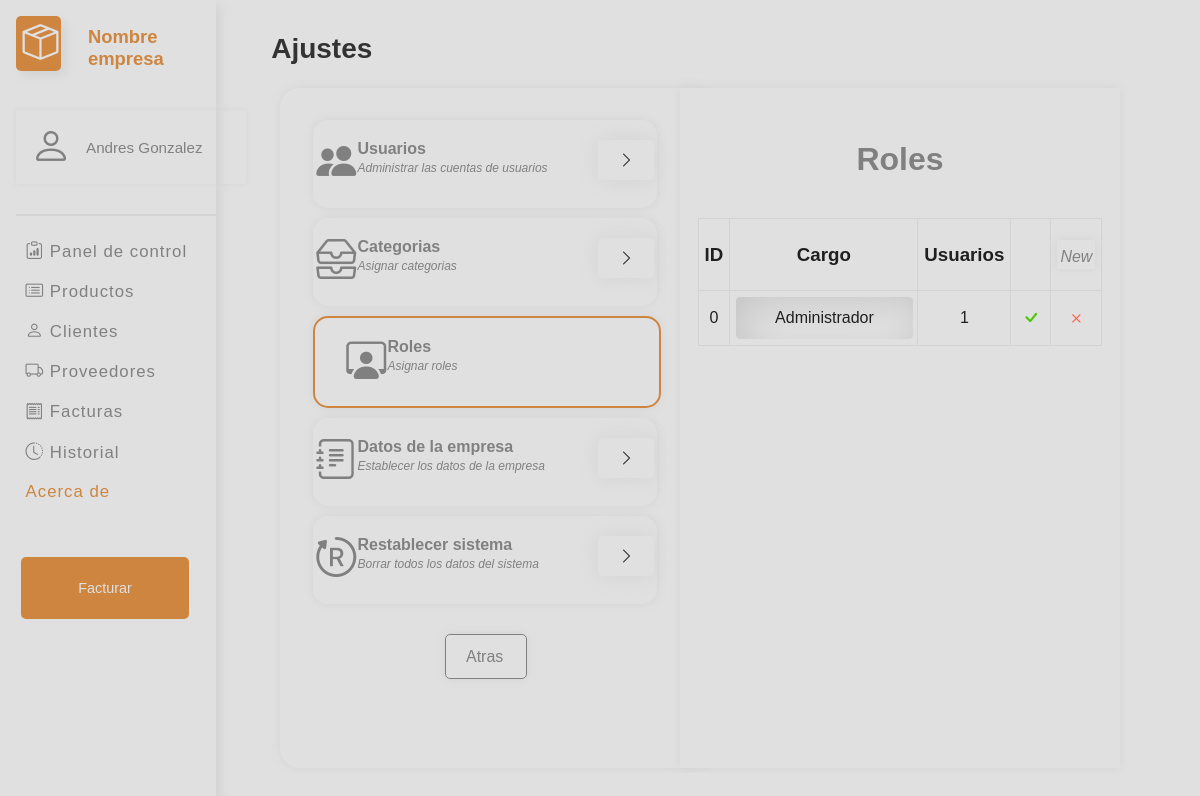
Screenshot of /vista/ajustes/ajustes.php?p=2&a=2 (signed in) with the database file from the repository.
### tables this page shows
CREATE TABLE `ajustes` (
  `ID` int(255) NOT NULL,
  `Ganancia` int(255) NOT NULL,
  `Porcentaje` tinyint(1) NOT NULL,
  `Stock` int(255) NOT NULL,
  `Nombre_Empresa` varchar(255) NOT NULL,
  `NIT` varchar(15) NOT NULL,
  `Ciudad` varchar(255) NOT NULL,
  `Direccion` varchar(255) NOT NULL,
  `Correo_Empresa` varchar(255) NOT NULL,
  `Pass_Empresa` varchar(255) NOT NULL
);

CREATE TABLE `usuarios` (
  `ID` int(255) NOT NULL,
  `Cedula` int(11) NOT NULL,
  `Usuario` varchar(255) NOT NULL,
  `Nombre` varchar(255) NOT NULL,
  `Email` varchar(255) NOT NULL,
  `Pass` varchar(255) NOT NULL,
  `ID_Rol` int(255) NOT NULL,
  `ID_Permisos` int(255) NOT NULL
);

CREATE TABLE `rol` (
  `ID` int(255) NOT NULL,
  `Cargo` varchar(255) NOT NULL
);

### modelo/sql.php (called while the page is built, shortened)
<?php
class usuario
{
    public static function mostrarDatos($user, $id)
    {
        $conectar = new Conectar();
        $conexion = $conectar->conexion();
        if ($user == null) {
            $query = mysqli_query($conexion, "SELECT * from usuarios");
        } else {
            if ($user == "Rol") {
                $query = mysqli_query($conexion, "SELECT * from usuarios WhERE ID_Rol = $id");
            } else {
                if (is_numeric($user)) {
                    $query = mysqli_query($conexion, "SELECT * from usuarios WHERE ID = '$user'");
                } else {
                    $query = mysqli_query($conexion, "SELECT * from usuarios WHERE Usuario = '$user'");
                }
            }
        }
        if ($query) {
            if (mysqli_num_rows($query) != 0) {
                while ($mostrar = mysqli_fetch_array($query)) {
                    $data[] = array(
                        "Permisos" => $mostrar['ID_Permisos'],
                        "Usuario" => $mostrar['Usuario'],
                        "Nombre" => $mostrar['Nombre'],
                        "Cedula" => $mostrar['Cedula'],
                        "Email" => $mostrar['Email'],
                        "Rol" => $mostrar['ID_Rol'],
                        "ID" => $mostrar['ID'],
                    );
                }
                return $data;
            } else {
                return false;
            }
        } else {
            return false;
        }
    }
}
class Roles
{
    public static function mostrarDatos($id)
    {
        $conectar = new Conectar();
        $conexion = $conectar->conexion();
        if ($id == null) {
            $query = mysqli_query($conexion, "SELECT * from rol");
        } else {
            if (is_numeric($id)) {
                $query = mysqli_query($conexion, "SELECT * from rol WhERE ID = '$id'");
            } else {
                $query = mysqli_query($conexion, "SELECT * from rol WhERE Cargo = '$id'");
            }
        }
        if ($query) {
            if (mysqli_num_rows($query) != 0) {
                while ($mostrar = mysqli_fetch_array($query)) {
                    $data[] = array(
                        "ID" => $mostrar['ID'],
                        "Nombre" => $mostrar['Cargo']
                    );
                }
                return $data;
            } else {
                return false;
            }
        } else {
            return false;
        }
    }
}
class ajustes
{
    public static function mostrarDatosAjustes()
    {
        $conectar = new Conectar();
        $conexion = $conectar->conexion();
        $seleccionarAjustes = mysqli_query($conexion, "SELECT * FROM ajustes");
        if ($mostrar = mysqli_fetch_array($seleccionarAjustes)) {
            $dataAjustes['porcentaje'] = $mostrar['Porcentaje'];
            $dataAjustes['Nombre'] = $mostrar['Nombre_Empresa'];
            $dataAjustes['Correo'] = $mostrar['Correo_Empresa'];
            $dataAjustes['Pass'] = $mostrar['Pass_Empresa'];
            $dataAjustes['Direccion'] = $mostrar['Direccion'];
            $dataAjustes['ganancia'] = $mostrar['Ganancia'];
            $dataAjustes['Ciudad'] = $mostrar['Ciudad'];
            $dataAjustes['stock'] = $mostrar['Stock'];
            $dataAjustes['NIT'] = $mostrar['NIT'];
            return $dataAjustes;
        }
    }
}
class permisos
{
    public static function mostrarDatos($id)
    {
        $conectar = new Conectar();
        $conexion = $conectar->conexion();
        if ($id == null) {
            $query = mysqli_query($conexion, "SELECT * from permisos");
        } else {
            $query = mysqli_query($conexion, "SELECT * from permisos WHERE ID = '$id'");
        }
        if ($query) {
            if (mysqli_num_rows($query) != 0) {
                while ($mostrar = mysqli_fetch_array($query)) {
                    $data[] = array(
                        "Editar" => $mostrar['Editar'],
                        "Agregar" => $mostrar['Agregar'],
                        "Entrada" => $mostrar['Entrada'],
                        "Facturar" => $mostrar['Facturar'],
                        "Clientes" => $mostrar['Clientes'],
                        "Proveedores" => $mostrar['Proveedores'],
                        "Reportes" => $mostrar['Reportes'],
                    );
                }
                return $data;
            } else {
                return false;
            }
        } else {
            return false;
        }
    }
}

### controlador/Procesos.php (called while the page is built, shortened)
<?php
if (isset($pg)) {
    require_once "../../modelo/sql.php";
} else {
    require_once "../modelo/sql.php";
}
function mostrarDatos($tabla, $id, $filtro, $codigo)
{
    $consulta = $tabla::mostrarDatos($id, $filtro, $codigo);
    if ($consulta) {
        return $consulta;
    } else {
        return false;
    }
}
function mostrarDatosAjustes()
{
    $consulta = ajustes::mostrarDatosAjustes();
    if ($consulta) {
        return $consulta;
    } else {
        return false;
    }
}

### vista/ajustes/ajustes.php (the view, shortened to what this page needs)
<?php
$pg = "Ajustes";
if (isset($_GET['p'])) {
    $p = $_GET['p'];
} else {
    $p = 1;
}
require_once "../../menu.php";
require_once "../../controlador/Procesos.php";
$idUser = $session[0]['user'];
$dataUser = mostrarDatos("usuario", $idUser, "", "",);
$maxUser = mostrarDatos("usuario", "", "", "", "");
$dataUser2 = mostrarDatos("usuario", $us, "", "", "");
$dataPermisos = mostrarDatos("permisos", $us, "", "", "");
switch ($p) {
?>
    <?php
    case 2:
    ?>
        <div class="contenido" style="width:78%;float:right;animation:inicial 0.4s;">
            <div class="box" style="color:gray;min-height: 78vh;margin-left:2vh;margin-right:-5vh;padding-top:4vh">
                <form id="form" action="" method="post" style="display: grid;justify-content:left;margin-bottom:10%;grid-template-columns: 58%;padding-left:2vh">
                    <div class="ajuste">
                        <i style="font-size: 5vh;min-width:14vh" class="bi bi-people-fill"></i>
                        <div>
                            <b>Usuarios</b><br>
                            <i style="font-size: 12px;">Administrar las cuentas de usuarios</i>
                        </div>
                        <a href="?p=3" class="asignar"><i style="font-size: 2vh;" class="bi bi-chevron-right"></i></a>
                    </div>
                    <div class="ajuste" id="ajuste1">
                        <i style="font-size: 5vh;min-width:14vh" class="bi bi-inboxes"></i>
                        <div>
                            <b>Categorias</b><br>
                            <i style="font-size: 12px;">Asignar categorias</i>
                        </div>
                        <a href="?p=2&a=1" class="asignar"><i style="font-size: 2vh;" class="bi bi-chevron-right"></i></a>
                    </div>
                    <div class="ajuste" id="ajuste2">
                        <i style="font-size: 5vh;min-width:14vh" class="bi bi-person-workspace"></i>
                        <div>
                            <b>Roles</b><br>
                            <i style="font-size: 12px;">Asignar roles</i>
                        </div>
                    </div>
                    <div class="ajuste" id="ajuste3">
                        <i style="font-size: 5vh;min-width:14vh" class="bi bi-journal-text"></i>
                        <div>
                            <b>Datos de la empresa</b><br>
                            <i style="font-size: 12px;">Establecer los datos de la empresa</i>
                        </div>
                        <a href="?p=2&a=3" class="asignar"><i style="font-size: 2vh;" class="bi bi-chevron-right"></i></a>
                    </div>
                    <div class="ajuste" id="ajuste4">
                        <i style="font-size: 5vh;min-width:14vh" class="bi bi-bootstrap-reboot"></i>
                        <div>
                            <b>Restablecer sistema</b><br>
                            <i style="font-size: 12px;">Borrar todos los datos del sistema</i>
                        </div>
                        <a href="?p=2&a=4" class="asignar"><i style="font-size: 2vh;" class="bi bi-chevron-right"></i></a>
                    </div>
                </form>
                <a href="?" style="width: 5vh;margin-left:37.5%;margin-top:-3vh" class="boton false">Atras</a>
            </div>
            <div class="box" style="color:gray;min-height:78vh;margin-right:10vh;padding-top:4vh;border-radius:0;animation: inicial 0.4s">
                <?php
                $ajuste = (isset($_GET['a'])) ? $_GET['a'] : 1;
                switch ($ajuste) {
                ?>
                    <?php
                    case 2:
                    ?>
                        <h1>Roles</h1>
                        <br>
                        <table id="tableRol" style="width:92%;margin: 0 auto">
                            <div style="display: grid;justify-content:center;">
                                <tbody>
                                    <tr>
                                        <th>
                                            <h3>ID</h3>
                                        </th>
                                        <th>
                                            <h3>Cargo</h3>
                                        </th>
                                        <th>
                                            <h3>Usuarios</h3>
                                        </th>
                                        <th></th>
                                        <th><button id="agregar_rol" class="boton_factura" style="box-shadow: 0 0 10px var(--sombra);" onclick="agregarRol()"><i style="font-size:2vh;color:gray">New</i></button></th>
                                    </tr>
                                    <?php
                                    $dataRoles = mostrarDatos("Roles", "", "", "");
                                    for ($i = 0; $i < count($dataRoles); $i++) {
                                        $RolUsuario = mostrarDatos("usuario", "Rol", $dataRoles[$i]['ID'], "");
                                    ?>
                                        <form action="" method="post">
                                            <tr>
                                                <td><?php echo $dataRoles[$i]['ID'] ?></td>
                                                <td><input autocomplete="off" type="text" style="height:4vh;width:95%;" id="input<?php echo $dataRoles[$i]['ID'] ?>" name="nuevoNombreRol" value="<?php echo $dataRoles[$i]['Nombre'] ?>" required></td>
                                                <td><?php echo ($RolUsuario != null) ? count($RolUsuario) : 0; ?></td>
                                                <td><button type="submit" name="editarRol" class="boton_factura borrar"><i style="color:#4ac800" class="bi bi-check"></i></button></td>
                                                <td><a href="?p=2&a=2&rol=<?php echo $dataRoles[$i]['ID']  ?>" class="boton_factura borrar"><i class="bi bi-x"></i></a></td>
                                            </tr>
                                        </form>
                                    <?php
                                    }
                                    ?>
                                </tbody>
                            </div>
                        </table>
                    <?php
                        break;
                    ?>
                <?php
                }
                ?>
            </div>
        </div>
        <?php
        break;
        ?>
<?php
}
?>

### menu.php (shortened to what this page needs)
<?php
if (empty($_SESSION['session'])) {
    header("location:../ajustes/sesion.php?pg=0");
} else {
    $session = $_SESSION['session'];
}
require_once "../../controlador/Procesos.php";
$dataAjustes = mostrarDatosAjustes();
$dataUser = mostrarDatos("usuario", $session[0]['user'], "", "",);
$dataPermisos = mostrarDatos("permisos", $session[0]['user'], "", "");
?>
<!DOCTYPE html>
<html lang="en">
<head>
    <link rel="stylesheet" type="text/css" href="../../style.css?ts=<?= time() ?>" />
    <link rel="stylesheet" href="https://cdn.jsdelivr.net/npm/bootstrap-icons@1.8.1/font/bootstrap-icons.css">
</head>
<body>
    <?php
    if ($pg != "Facturar" && $pg != "Entrada") {
    ?>
        <div id="menu">
            <ul>
                <li style="border-bottom: 2px solid var(--sombra);">
                    <div class="icono"><i class="bi bi-box-seam"></i></div>
                    <h2 id="marca"><?php echo $dataAjustes['Nombre'] ?></h2>
                    <div class="user">
                        <i style="font-size: 5vh;" class="bi bi-person"></i>
                        <label style="font-size:1.9vh;padding-left:10px;"><?php echo $dataUser[0]["Usuario"] ?></label>
                    </div>
                </li>
                <li style="padding-top: 15px;"><a id="panel" href="../ajustes/panel.php"><i class="bi bi-clipboard-data"></i> Panel de control</a></li>
                <li>
                    <a id="Productos" href="../productos/Productos.php?"> <i class="bi bi-card-list"></i> Productos</a>
                </li>
                <?php
                if ($dataPermisos[0]["Clientes"]) {
                    echo '
                    <li><a id="Clientes" href="../clienteProveedor/Clientes.php"><i class="bi bi-person"></i> Clientes</a></li>
                    ';
                }
                if ($dataPermisos[0]['Proveedores']) {
                    echo '
                    <li><a id="Proveedores" href="../clienteProveedor/Proveedores.php"><i class="bi bi-truck"></i> Proveedores</a></li>
                    ';
                }
                ?>
                <li>
                    <a id="facturas" href="../facturar/facturas.php?p=0"><i class="bi bi-receipt"></i> Facturas</a>
                </li>
                <li><a id="historial" href="../historial/historial.php"><i class="bi bi-clock-history"></i> Historial</a></li>
                <li><a id="" target="_blank" href="http://localhost:8082/proyecto/vista/ajustes/manual.pdf" style="color:peru">Acerca de</a></li>
            </ul>
            <?php
            if ($dataPermisos[0]['Facturar']) {
                echo '
                <form action="../facturar/Salida.php">
                <button class="facturar">Facturar</button>
                </form>
                ';
            }
            ?>
        </div>
    <?php
    }
    ?>
    <div class="BrArriba">
        <h2 class='titulo'><?php echo $pg ?></h2>
    </div>

### rows the page displays
ajustes: Nombre_Empresa "Nombre empresa"
usuarios: Usuario "Andres Gonzalez"
rol: ID "0", nuevoNombreRol "Administrador", count($RolUsuario) "1"

### other values shown
$pg "Ajustes"
